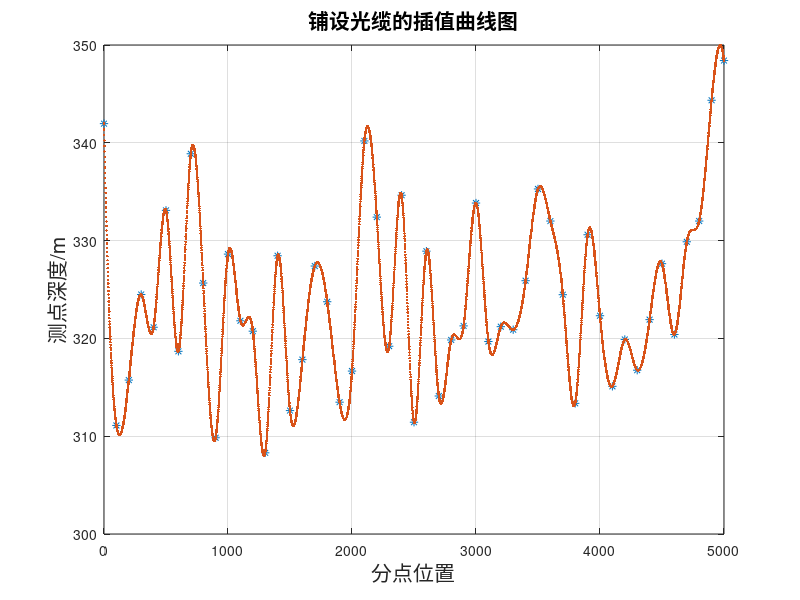

Here is the MATLAB script that generated this plot:
clear;
clc;
%% 程序开始

x = 0:100:5000;                                                            %创建探测点位置
X = 0:1:5000;                                                              %将插值点存储在X中
y = [341.96,311.10,315.74,324.49,321.14,333.09,318.68,338.88,325.66...
    ,309.84,328.62,321.80,320.74,308.30,328.45,312.62,317.83,327.40...
    ,323.75,313.48,316.66,340.19,332.40,319.20,334.64,311.43,328.92...
    ,314.11,319.84,321.28,333.84,319.68,321.20,320.89,325.90,335.28...
    ,332.00,324.47,313.36,330.60,322.32,315.10,319.89,316.75,321.92...
    ,327.64,320.40,329.88,332.00,344.35,348.41];                           %深度数据
n = length(x);                                                             %数据点个数
Y = spline (x,y,X);                                                        %使用matlab所带的三次样条插值函数spline求插值点值
N = length(X);                                                             %求出插值点个数

%% 计算所需光缆长度
L = 0;

for i = 2:N
    L = L+sqrt((X(i)-X(i-1))^2+(Y(i)-Y(i-1))^2);                           %循环计算光缆长度（勾股定理）
end

disp('所需光缆长度为L=');                                                   %在命令窗口显示一行字
disp(L);                                                                   %在命令行窗口给出L答案
figure
plot(x,y,'*',X,Y,'.');
xlabel('分点位置','fontsize',15);
ylabel('测点深度/m','fontsize',15);
title('铺设光缆的插值曲线图','fontsize',15);
grid on;